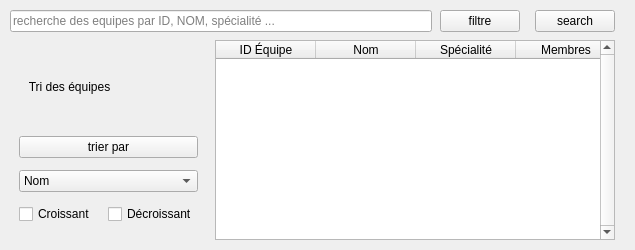
         <widget class="QWidget" name="page_rech">
          <layout class="QVBoxLayout" name="rechLayout">
           <property name="spacing">
            <number>8</number>
           </property>
           <property name="leftMargin">
            <number>10</number>
           </property>
           <property name="topMargin">
            <number>10</number>
           </property>
           <property name="rightMargin">
            <number>20</number>
           </property>
           <property name="bottomMargin">
            <number>10</number>
           </property>
           <item>
            <layout class="QHBoxLayout" name="rechTopLayout">
             <property name="spacing">
              <number>8</number>
             </property>
             <item>
              <widget class="QLineEdit" name="lineEdit">
               <property name="placeholderText">
                <string>recherche des equipes par ID, NOM, spécialité ...</string>
               </property>
              </widget>
             </item>
             <item>
              <widget class="QPushButton" name="btnFiltre">
               <property name="text">
                <string>filtre</string>
               </property>
               <property name="maximumWidth">
                <number>100</number>
               </property>
              </widget>
             </item>
             <item>
              <spacer name="searchSpacer">
               <property name="orientation">
                <enum>Qt::Horizontal</enum>
               </property>
              </spacer>
             </item>
             <item>
              <widget class="QPushButton" name="btnRechercher">
               <property name="text">
                <string>search</string>
               </property>
               <property name="maximumWidth">
                <number>120</number>
               </property>
              </widget>
             </item>
            </layout>
           </item>
           <item>
            <layout class="QHBoxLayout" name="rechMainLayout">
             <property name="spacing">
              <number>8</number>
             </property>
             <item>
              <widget class="QFrame" name="frame_4">
               <layout class="QVBoxLayout" name="frame4Layout">
                <property name="spacing">
                 <number>12</number>
                </property>
                <item>
                 <widget class="QLabel" name="label_7">
                  <property name="text">
                   <string>   Tri des équipes</string>
                  </property>
                 </widget>
                </item>
                <item>
                 <widget class="QPushButton" name="btnTrier">
                  <property name="text">
                   <string>trier par</string>
                  </property>
                 </widget>
                </item>
                <item>
                 <widget class="QComboBox" name="comboBox_2">
                  <item>
                   <property name="text">
                    <string>Nom</string>
                   </property>
                  </item>
                  <item>
                   <property name="text">
                    <string>Nom chef</string>
                   </property>
                  </item>
                  <item>
                   <property name="text">
                    <string>ID</string>
                   </property>
                  </item>
                  <item>
                   <property name="text">
                    <string>Specialité</string>
                   </property>
                  </item>
                 </widget>
                </item>
                <item>
                 <layout class="QHBoxLayout" name="sortOptionsLayout">
                  <item>
                   <widget class="QCheckBox" name="checkBox_3">
                    <property name="text">
                     <string>Croissant</string>
                    </property>
                   </widget>
                  </item>
                  <item>
                   <widget class="QCheckBox" name="checkBox_4">
                    <property name="text">
                     <string>Décroissant</string>
                    </property>
                   </widget>
                  </item>
                 </layout>
                </item>
                <item>
                 <spacer name="frame4Spacer">
                  <property name="orientation">
                   <enum>Qt::Vertical</enum>
                  </property>
                 </spacer>
                </item>
               </layout>
              </widget>
             </item>
             <item>
              <widget class="QTableWidget" name="tableWidget">
               <property name="minimumSize">
                <size>
                 <width>400</width>
                 <height>200</height>
                </size>
               </property>
               <property name="verticalScrollBarPolicy">
                <enum>Qt::ScrollBarPolicy::ScrollBarAlwaysOn</enum>
               </property>
               <property name="horizontalScrollBarPolicy">
                <enum>Qt::ScrollBarPolicy::ScrollBarAlwaysOff</enum>
               </property>
               <property name="autoScroll">
                <bool>false</bool>
               </property>
               <attribute name="horizontalHeaderStretchLastSection">
                <bool>true</bool>
               </attribute>
               <column>
                <property name="text">
                 <string>ID Équipe</string>
                </property>
               </column>
               <column>
                <property name="text">
                 <string>Nom</string>
                </property>
               </column>
               <column>
                <property name="text">
                 <string>Spécialité</string>
                </property>
               </column>
               <column>
                <property name="text">
                 <string>Membres</string>
                </property>
               </column>
               <column>
                <property name="text">
                 <string>Chef </string>
                </property>
               </column>
               <column>
                <property name="text">
                 <string>état d' équipe</string>
                </property>
               </column>
              </widget>
             </item>
            </layout>
           </item>
          </layout>
         </widget>
